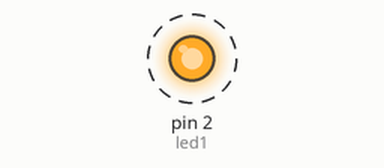
This sketch was run on a simulated Arduino Uno, built with avr-gcc and run on an emulated ATmega328P. Parts: output pins drawn as LEDs (lit = HIGH). Dashed ring = blinking.

Above: at 0.5 s.
Timing chart, 0 to 4.6 s (numbered marks = the images above):
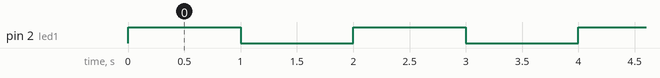

Measured:
- by itself, pin 2 (led1): alternates HIGH for 1.0 s and LOW for 1.0 s

The sketch:

SDU_1.ino
```cpp
int led1 = 2;
void setup() {
  // put your setup code here, to run once:
  Serial.begin(9600);
  pinMode(led1, OUTPUT);
}

void loop() {
  // put your main code here, to run repeatedly:
  digitalWrite(led1, HIGH);
  delay(1000);
  digitalWrite(led1, LOW);
  delay(1000);
}
```
